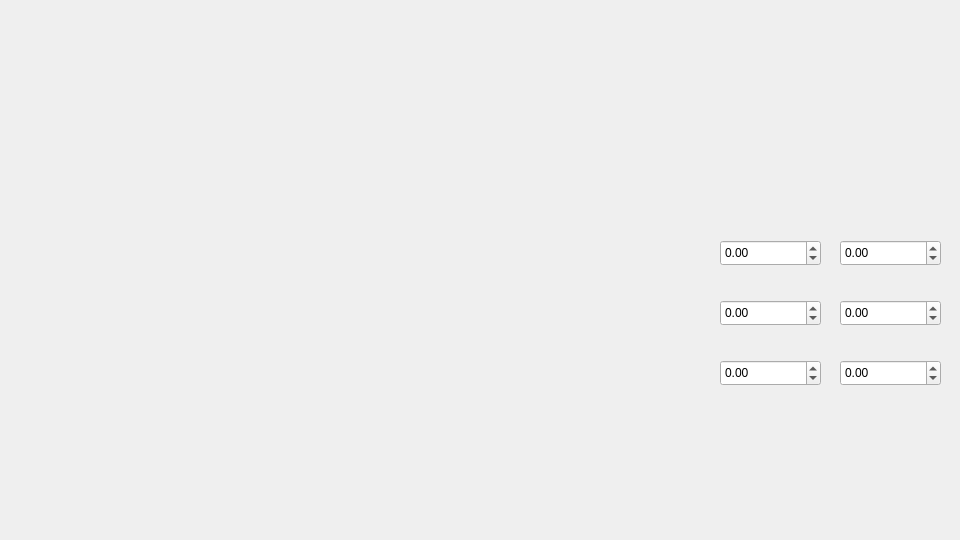
<?xml version="1.0" encoding="UTF-8"?>
<ui version="4.0">
 <class>Widget</class>
 <widget class="QWidget" name="Widget">
  <property name="geometry">
   <rect>
    <x>0</x>
    <y>0</y>
    <width>960</width>
    <height>540</height>
   </rect>
  </property>
  <property name="minimumSize">
   <size>
    <width>960</width>
    <height>540</height>
   </size>
  </property>
  <property name="maximumSize">
   <size>
    <width>960</width>
    <height>540</height>
   </size>
  </property>
  <property name="windowTitle">
   <string>Widget</string>
  </property>
  <widget class="QDoubleSpinBox" name="doubleSpinBox_X">
   <property name="geometry">
    <rect>
     <x>720</x>
     <y>240</y>
     <width>101</width>
     <height>26</height>
    </rect>
   </property>
   <property name="minimum">
    <double>-999.000000000000000</double>
   </property>
   <property name="maximum">
    <double>999.000000000000000</double>
   </property>
  </widget>
  <widget class="QDoubleSpinBox" name="doubleSpinBox_Y">
   <property name="geometry">
    <rect>
     <x>720</x>
     <y>300</y>
     <width>101</width>
     <height>26</height>
    </rect>
   </property>
   <property name="minimum">
    <double>-999.000000000000000</double>
   </property>
   <property name="maximum">
    <double>999.000000000000000</double>
   </property>
  </widget>
  <widget class="QDoubleSpinBox" name="doubleSpinBox_Z">
   <property name="geometry">
    <rect>
     <x>720</x>
     <y>360</y>
     <width>101</width>
     <height>26</height>
    </rect>
   </property>
   <property name="minimum">
    <double>-999.000000000000000</double>
   </property>
   <property name="maximum">
    <double>999.000000000000000</double>
   </property>
  </widget>
  <widget class="QDoubleSpinBox" name="doubleSpinBox_XX">
   <property name="geometry">
    <rect>
     <x>840</x>
     <y>240</y>
     <width>101</width>
     <height>26</height>
    </rect>
   </property>
   <property name="minimum">
    <double>-999.000000000000000</double>
   </property>
   <property name="maximum">
    <double>999.000000000000000</double>
   </property>
  </widget>
  <widget class="QDoubleSpinBox" name="doubleSpinBox_YY">
   <property name="geometry">
    <rect>
     <x>840</x>
     <y>300</y>
     <width>101</width>
     <height>26</height>
    </rect>
   </property>
   <property name="minimum">
    <double>-999.000000000000000</double>
   </property>
   <property name="maximum">
    <double>999.000000000000000</double>
   </property>
  </widget>
  <widget class="QDoubleSpinBox" name="doubleSpinBox_ZZ">
   <property name="geometry">
    <rect>
     <x>840</x>
     <y>360</y>
     <width>101</width>
     <height>26</height>
    </rect>
   </property>
   <property name="minimum">
    <double>-999.000000000000000</double>
   </property>
   <property name="maximum">
    <double>999.000000000000000</double>
   </property>
  </widget>
 </widget>
 <resources/>
 <connections/>
</ui>
